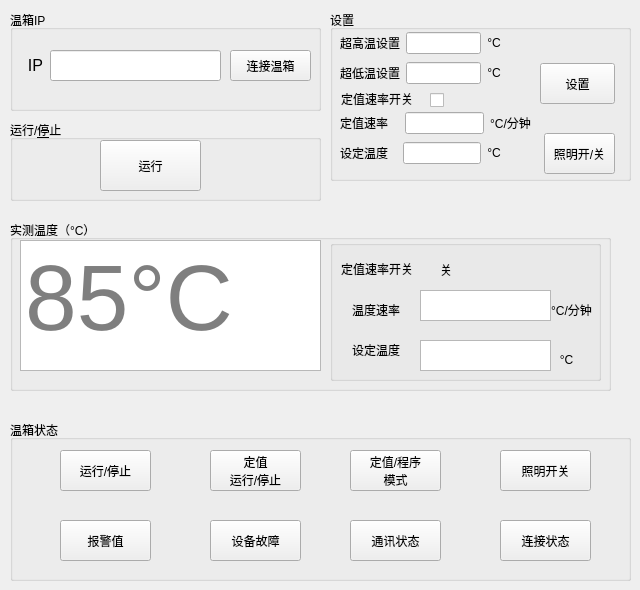
    <widget class="QWidget" name="tab_9">
     <attribute name="title">
      <string>温箱</string>
     </attribute>
     <widget class="QGroupBox" name="groupBox_6">
      <property name="geometry">
       <rect>
        <x>10</x>
        <y>10</y>
        <width>311</width>
        <height>101</height>
       </rect>
      </property>
      <property name="title">
       <string>温箱IP</string>
      </property>
      <widget class="QLabel" name="arr_3">
       <property name="geometry">
        <rect>
         <x>10</x>
         <y>40</y>
         <width>31</width>
         <height>31</height>
        </rect>
       </property>
       <property name="font">
        <font>
         <pointsize>12</pointsize>
        </font>
       </property>
       <property name="text">
        <string>IP</string>
       </property>
       <property name="alignment">
        <set>Qt::AlignCenter</set>
       </property>
      </widget>
      <widget class="QLineEdit" name="lineEdit_ip">
       <property name="geometry">
        <rect>
         <x>40</x>
         <y>40</y>
         <width>171</width>
         <height>31</height>
        </rect>
       </property>
      </widget>
      <widget class="QPushButton" name="pushButton_ConnectTC">
       <property name="geometry">
        <rect>
         <x>220</x>
         <y>40</y>
         <width>81</width>
         <height>31</height>
        </rect>
       </property>
       <property name="layoutDirection">
        <enum>Qt::LeftToRight</enum>
       </property>
       <property name="text">
        <string>连接温箱</string>
       </property>
      </widget>
     </widget>
     <widget class="QGroupBox" name="groupBox_7">
      <property name="geometry">
       <rect>
        <x>330</x>
        <y>10</y>
        <width>301</width>
        <height>171</height>
       </rect>
      </property>
      <property name="title">
       <string>设置</string>
      </property>
      <widget class="QWidget" name="layoutWidget">
       <property name="geometry">
        <rect>
         <x>10</x>
         <y>20</y>
         <width>161</width>
         <height>26</height>
        </rect>
       </property>
       <layout class="QHBoxLayout" name="horizontalLayout_2">
        <item>
         <widget class="QLabel" name="arr_4">
          <property name="text">
           <string>超高温设置</string>
          </property>
          <property name="alignment">
           <set>Qt::AlignCenter</set>
          </property>
         </widget>
        </item>
        <item>
         <spacer name="horizontalSpacer_14">
          <property name="orientation">
           <enum>Qt::Horizontal</enum>
          </property>
          <property name="sizeHint" stdset="0">
           <size>
            <width>29</width>
            <height>20</height>
           </size>
          </property>
         </spacer>
        </item>
        <item>
         <widget class="QLineEdit" name="lineEdit_UltraHighTemperature"/>
        </item>
        <item>
         <widget class="QLabel" name="arr_11">
          <property name="text">
           <string>°C</string>
          </property>
          <property name="alignment">
           <set>Qt::AlignCenter</set>
          </property>
         </widget>
        </item>
       </layout>
      </widget>
      <widget class="QWidget" name="layoutWidget">
       <property name="geometry">
        <rect>
         <x>10</x>
         <y>50</y>
         <width>161</width>
         <height>26</height>
        </rect>
       </property>
       <layout class="QHBoxLayout" name="horizontalLayout_22">
        <item>
         <widget class="QLabel" name="arr_5">
          <property name="text">
           <string>超低温设置</string>
          </property>
          <property name="alignment">
           <set>Qt::AlignCenter</set>
          </property>
         </widget>
        </item>
        <item>
         <spacer name="horizontalSpacer_15">
          <property name="orientation">
           <enum>Qt::Horizontal</enum>
          </property>
          <property name="sizeHint" stdset="0">
           <size>
            <width>29</width>
            <height>20</height>
           </size>
          </property>
         </spacer>
        </item>
        <item>
         <widget class="QLineEdit" name="lineEdit_UltraLowTemperature"/>
        </item>
        <item>
         <widget class="QLabel" name="arr_12">
          <property name="text">
           <string>°C</string>
          </property>
          <property name="alignment">
           <set>Qt::AlignCenter</set>
          </property>
         </widget>
        </item>
       </layout>
      </widget>
      <widget class="QWidget" name="layoutWidget">
       <property name="geometry">
        <rect>
         <x>10</x>
         <y>100</y>
         <width>191</width>
         <height>26</height>
        </rect>
       </property>
       <layout class="QHBoxLayout" name="horizontalLayout_25">
        <item>
         <widget class="QLabel" name="arr_10">
          <property name="text">
           <string>定值速率</string>
          </property>
          <property name="alignment">
           <set>Qt::AlignCenter</set>
          </property>
         </widget>
        </item>
        <item>
         <spacer name="horizontalSpacer_18">
          <property name="orientation">
           <enum>Qt::Horizontal</enum>
          </property>
          <property name="sizeHint" stdset="0">
           <size>
            <width>40</width>
            <height>20</height>
           </size>
          </property>
         </spacer>
        </item>
        <item>
         <widget class="QLineEdit" name="lineEdit_fixedValueRate"/>
        </item>
        <item>
         <widget class="QLabel" name="arr_13">
          <property name="text">
           <string>°C/分钟</string>
          </property>
          <property name="alignment">
           <set>Qt::AlignCenter</set>
          </property>
         </widget>
        </item>
       </layout>
      </widget>
      <widget class="QCheckBox" name="checkBox_fixedValueRateOnOff">
       <property name="geometry">
        <rect>
         <x>100</x>
         <y>80</y>
         <width>79</width>
         <height>20</height>
        </rect>
       </property>
       <property name="text">
        <string/>
       </property>
      </widget>
      <widget class="QLabel" name="arr_6">
       <property name="geometry">
        <rect>
         <x>11</x>
         <y>81</y>
         <width>72</width>
         <height>16</height>
        </rect>
       </property>
       <property name="text">
        <string>定值速率开关</string>
       </property>
       <property name="alignment">
        <set>Qt::AlignCenter</set>
       </property>
      </widget>
      <widget class="QPushButton" name="pushButton_Set">
       <property name="geometry">
        <rect>
         <x>210</x>
         <y>53</y>
         <width>75</width>
         <height>41</height>
        </rect>
       </property>
       <property name="text">
        <string>设置</string>
       </property>
      </widget>
      <widget class="QWidget" name="layoutWidget_10">
       <property name="geometry">
        <rect>
         <x>10</x>
         <y>130</y>
         <width>161</width>
         <height>26</height>
        </rect>
       </property>
       <layout class="QHBoxLayout" name="horizontalLayout_26">
        <item>
         <widget class="QLabel" name="arr_16">
          <property name="text">
           <string>设定温度</string>
          </property>
          <property name="alignment">
           <set>Qt::AlignCenter</set>
          </property>
         </widget>
        </item>
        <item>
         <spacer name="horizontalSpacer_17">
          <property name="orientation">
           <enum>Qt::Horizontal</enum>
          </property>
          <property name="sizeHint" stdset="0">
           <size>
            <width>40</width>
            <height>20</height>
           </size>
          </property>
         </spacer>
        </item>
        <item>
         <widget class="QLineEdit" name="lineEdit_SettingTemperature"/>
        </item>
        <item>
         <widget class="QLabel" name="arr_17">
          <property name="text">
           <string>°C</string>
          </property>
          <property name="alignment">
           <set>Qt::AlignCenter</set>
          </property>
         </widget>
        </item>
       </layout>
      </widget>
      <widget class="QPushButton" name="pushButton_lightingOnOff">
       <property name="geometry">
        <rect>
         <x>214</x>
         <y>123</y>
         <width>71</width>
         <height>41</height>
        </rect>
       </property>
       <property name="text">
        <string>照明开/关</string>
       </property>
      </widget>
     </widget>
     <widget class="QGroupBox" name="groupBox_8">
      <property name="geometry">
       <rect>
        <x>10</x>
        <y>220</y>
        <width>601</width>
        <height>171</height>
       </rect>
      </property>
      <property name="title">
       <string>实测温度（°C）</string>
      </property>
      <widget class="QTextBrowser" name="textBrowser_MeasuredTemperature">
       <property name="geometry">
        <rect>
         <x>10</x>
         <y>20</y>
         <width>301</width>
         <height>131</height>
        </rect>
       </property>
       <property name="font">
        <font>
         <pointsize>70</pointsize>
        </font>
       </property>
       <property name="placeholderText">
        <string>85°C</string>
       </property>
      </widget>
      <widget class="QGroupBox" name="groupBox_9">
       <property name="geometry">
        <rect>
         <x>320</x>
         <y>20</y>
         <width>271</width>
         <height>141</height>
        </rect>
       </property>
       <property name="title">
        <string/>
       </property>
       <widget class="QLabel" name="arr_14">
        <property name="geometry">
         <rect>
          <x>220</x>
          <y>60</y>
          <width>43</width>
          <height>20</height>
         </rect>
        </property>
        <property name="text">
         <string>°C/分钟</string>
        </property>
        <property name="alignment">
         <set>Qt::AlignCenter</set>
        </property>
       </widget>
       <widget class="QLabel" name="arr_15">
        <property name="geometry">
         <rect>
          <x>230</x>
          <y>110</y>
          <width>13</width>
          <height>20</height>
         </rect>
        </property>
        <property name="text">
         <string>°C</string>
        </property>
        <property name="alignment">
         <set>Qt::AlignCenter</set>
        </property>
       </widget>
       <widget class="QLabel" name="arr_8">
        <property name="geometry">
         <rect>
          <x>11</x>
          <y>21</y>
          <width>72</width>
          <height>16</height>
         </rect>
        </property>
        <property name="text">
         <string>定值速率开关</string>
        </property>
        <property name="alignment">
         <set>Qt::AlignCenter</set>
        </property>
       </widget>
       <widget class="QLabel" name="label_fixedValueRateState">
        <property name="geometry">
         <rect>
          <x>110</x>
          <y>20</y>
          <width>54</width>
          <height>20</height>
         </rect>
        </property>
        <property name="text">
         <string>关</string>
        </property>
       </widget>
       <widget class="QTextBrowser" name="textBrowser_SettingTemperature">
        <property name="geometry">
         <rect>
          <x>90</x>
          <y>100</y>
          <width>131</width>
          <height>31</height>
         </rect>
        </property>
       </widget>
       <widget class="QTextBrowser" name="textBrowser_TemperatureRate">
        <property name="geometry">
         <rect>
          <x>90</x>
          <y>50</y>
          <width>131</width>
          <height>31</height>
         </rect>
        </property>
       </widget>
       <widget class="QLabel" name="arr_7">
        <property name="geometry">
         <rect>
          <x>10</x>
          <y>60</y>
          <width>72</width>
          <height>20</height>
         </rect>
        </property>
        <property name="text">
         <string>温度速率</string>
        </property>
        <property name="alignment">
         <set>Qt::AlignCenter</set>
        </property>
       </widget>
       <widget class="QLabel" name="arr_9">
        <property name="geometry">
         <rect>
          <x>10</x>
          <y>100</y>
          <width>72</width>
          <height>20</height>
         </rect>
        </property>
        <property name="text">
         <string>设定温度</string>
        </property>
        <property name="alignment">
         <set>Qt::AlignCenter</set>
        </property>
       </widget>
      </widget>
     </widget>
     <widget class="QGroupBox" name="groupBox_10">
      <property name="geometry">
       <rect>
        <x>10</x>
        <y>420</y>
        <width>621</width>
        <height>161</height>
       </rect>
      </property>
      <property name="title">
       <string>温箱状态</string>
      </property>
      <widget class="QPushButton" name="pushButton_RunState">
       <property name="geometry">
        <rect>
         <x>50</x>
         <y>30</y>
         <width>91</width>
         <height>41</height>
        </rect>
       </property>
       <property name="text">
        <string>运行/停止</string>
       </property>
      </widget>
      <widget class="QPushButton" name="pushButton_FixedValueState">
       <property name="geometry">
        <rect>
         <x>200</x>
         <y>30</y>
         <width>91</width>
         <height>41</height>
        </rect>
       </property>
       <property name="text">
        <string>定值
运行/停止</string>
       </property>
      </widget>
      <widget class="QPushButton" name="pushButton_RunMode">
       <property name="geometry">
        <rect>
         <x>340</x>
         <y>30</y>
         <width>91</width>
         <height>41</height>
        </rect>
       </property>
       <property name="text">
        <string>定值/程序
模式</string>
       </property>
      </widget>
      <widget class="QPushButton" name="pushButton_lightingState">
       <property name="geometry">
        <rect>
         <x>490</x>
         <y>30</y>
         <width>91</width>
         <height>41</height>
        </rect>
       </property>
       <property name="text">
        <string>照明开关</string>
       </property>
      </widget>
      <widget class="QPushButton" name="pushButton_AlarmState">
       <property name="geometry">
        <rect>
         <x>50</x>
         <y>100</y>
         <width>91</width>
         <height>41</height>
        </rect>
       </property>
       <property name="text">
        <string>报警值</string>
       </property>
      </widget>
      <widget class="QPushButton" name="pushButton_DeviceFaultState">
       <property name="geometry">
        <rect>
         <x>200</x>
         <y>100</y>
         <width>91</width>
         <height>41</height>
        </rect>
       </property>
       <property name="text">
        <string>设备故障</string>
       </property>
      </widget>
      <widget class="QPushButton" name="pushButton_CommState">
       <property name="geometry">
        <rect>
         <x>340</x>
         <y>100</y>
         <width>91</width>
         <height>41</height>
        </rect>
       </property>
       <property name="text">
        <string>通讯状态</string>
       </property>
      </widget>
      <widget class="QPushButton" name="pushButton_ConnectedState">
       <property name="geometry">
        <rect>
         <x>490</x>
         <y>100</y>
         <width>91</width>
         <height>41</height>
        </rect>
       </property>
       <property name="text">
        <string>连接状态</string>
       </property>
      </widget>
     </widget>
     <widget class="QGroupBox" name="groupBox_14">
      <property name="geometry">
       <rect>
        <x>10</x>
        <y>120</y>
        <width>311</width>
        <height>81</height>
       </rect>
      </property>
      <property name="title">
       <string>运行/&amp;停止</string>
      </property>
      <widget class="QPushButton" name="pushButton_RunStop">
       <property name="geometry">
        <rect>
         <x>90</x>
         <y>20</y>
         <width>101</width>
         <height>51</height>
        </rect>
       </property>
       <property name="layoutDirection">
        <enum>Qt::LeftToRight</enum>
       </property>
       <property name="text">
        <string>运行</string>
       </property>
      </widget>
     </widget>
    </widget>
